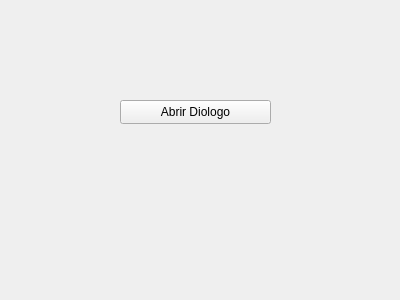
<?xml version="1.0" encoding="UTF-8"?>
<ui version="4.0">
 <class>Form</class>
 <widget class="QWidget" name="Form">
  <property name="geometry">
   <rect>
    <x>0</x>
    <y>0</y>
    <width>400</width>
    <height>300</height>
   </rect>
  </property>
  <property name="windowTitle">
   <string>Form</string>
  </property>
  <widget class="QPushButton" name="abrir">
   <property name="geometry">
    <rect>
     <x>120</x>
     <y>100</y>
     <width>151</width>
     <height>24</height>
    </rect>
   </property>
   <property name="text">
    <string>Abrir Diologo</string>
   </property>
  </widget>
 </widget>
 <resources/>
 <connections/>
</ui>
